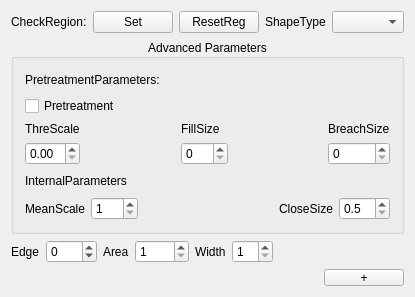
<?xml version="1.0" encoding="UTF-8"?>
<ui version="4.0">
 <class>CDlgSSideFReg</class>
 <widget class="CItemDlg" name="CDlgSSideFReg">
  <property name="geometry">
   <rect>
    <x>0</x>
    <y>0</y>
    <width>395</width>
    <height>288</height>
   </rect>
  </property>
  <property name="windowTitle">
   <string>Body Mouth Region Dialog</string>
  </property>
  <layout class="QVBoxLayout" name="verticalLayout">
   <item>
    <layout class="QHBoxLayout" name="horizontalLayout">
     <item>
      <widget class="QLabel" name="label_5">
       <property name="text">
        <string>CheckRegion:</string>
       </property>
      </widget>
     </item>
     <item>
      <widget class="QPushButton" name="btnDrawReg">
       <property name="text">
        <string>Set</string>
       </property>
      </widget>
     </item>
     <item>
      <widget class="QPushButton" name="btnResetReg">
       <property name="text">
        <string>ResetReg</string>
       </property>
      </widget>
     </item>
     <item>
      <widget class="QLabel" name="label_6">
       <property name="text">
        <string>ShapeType</string>
       </property>
      </widget>
     </item>
     <item>
      <widget class="QComboBox" name="comboShapeType"/>
     </item>
     <item>
      <spacer name="horizontalSpacer">
       <property name="orientation">
        <enum>Qt::Horizontal</enum>
       </property>
       <property name="sizeHint" stdset="0">
        <size>
         <width>40</width>
         <height>20</height>
        </size>
       </property>
      </spacer>
     </item>
    </layout>
   </item>
   <item>
    <widget class="QGroupBox" name="groupAdvPara">
     <property name="title">
      <string>Advanced Parameters</string>
     </property>
     <property name="alignment">
      <set>Qt::AlignCenter</set>
     </property>
     <layout class="QGridLayout" name="gridLayout_3">
      <item row="0" column="0">
       <layout class="QHBoxLayout" name="horizontalLayout_3">
        <item>
         <widget class="QLabel" name="label_7">
          <property name="text">
           <string>PretreatmentParameters:</string>
          </property>
         </widget>
        </item>
        <item>
         <spacer name="horizontalSpacer_10">
          <property name="orientation">
           <enum>Qt::Horizontal</enum>
          </property>
          <property name="sizeHint" stdset="0">
           <size>
            <width>205</width>
            <height>20</height>
           </size>
          </property>
         </spacer>
        </item>
       </layout>
      </item>
      <item row="1" column="0">
       <layout class="QHBoxLayout" name="horizontalLayout_4">
        <item>
         <widget class="QCheckBox" name="checkGenRoi">
          <property name="text">
           <string>Pretreatment</string>
          </property>
         </widget>
        </item>
        <item>
         <spacer name="horizontalSpacer_14">
          <property name="orientation">
           <enum>Qt::Horizontal</enum>
          </property>
          <property name="sizeHint" stdset="0">
           <size>
            <width>40</width>
            <height>20</height>
           </size>
          </property>
         </spacer>
        </item>
       </layout>
      </item>
      <item row="2" column="0">
       <layout class="QHBoxLayout" name="horizontalLayout_6">
        <item>
         <layout class="QVBoxLayout" name="verticalLayout_9">
          <item>
           <widget class="QLabel" name="label_4">
            <property name="text">
             <string>ThreScale</string>
            </property>
           </widget>
          </item>
          <item>
           <widget class="QDoubleSpinBox" name="spinRoiRatio">
            <property name="contextMenuPolicy">
             <enum>Qt::NoContextMenu</enum>
            </property>
            <property name="maximum">
             <double>1.000000000000000</double>
            </property>
            <property name="singleStep">
             <double>0.010000000000000</double>
            </property>
           </widget>
          </item>
         </layout>
        </item>
        <item>
         <spacer name="horizontalSpacer_8">
          <property name="orientation">
           <enum>Qt::Horizontal</enum>
          </property>
          <property name="sizeHint" stdset="0">
           <size>
            <width>55</width>
            <height>20</height>
           </size>
          </property>
         </spacer>
        </item>
        <item>
         <layout class="QVBoxLayout" name="verticalLayout_10">
          <item>
           <widget class="QLabel" name="label_15">
            <property name="text">
             <string>FillSize</string>
            </property>
           </widget>
          </item>
          <item>
           <widget class="QSpinBox" name="spinClosingWH">
            <property name="contextMenuPolicy">
             <enum>Qt::NoContextMenu</enum>
            </property>
            <property name="maximum">
             <number>999</number>
            </property>
           </widget>
          </item>
         </layout>
        </item>
        <item>
         <spacer name="horizontalSpacer_9">
          <property name="orientation">
           <enum>Qt::Horizontal</enum>
          </property>
          <property name="sizeHint" stdset="0">
           <size>
            <width>55</width>
            <height>20</height>
           </size>
          </property>
         </spacer>
        </item>
        <item>
         <layout class="QVBoxLayout" name="verticalLayout_11">
          <item>
           <widget class="QLabel" name="label_16">
            <property name="text">
             <string>BreachSize</string>
            </property>
           </widget>
          </item>
          <item>
           <widget class="QSpinBox" name="spinGapWH">
            <property name="contextMenuPolicy">
             <enum>Qt::NoContextMenu</enum>
            </property>
            <property name="maximum">
             <number>999</number>
            </property>
           </widget>
          </item>
         </layout>
        </item>
       </layout>
      </item>
      <item row="3" column="0">
       <layout class="QHBoxLayout" name="horizontalLayout_7">
        <item>
         <widget class="QLabel" name="label_8">
          <property name="text">
           <string>InternalParameters</string>
          </property>
         </widget>
        </item>
        <item>
         <spacer name="horizontalSpacer_15">
          <property name="orientation">
           <enum>Qt::Horizontal</enum>
          </property>
          <property name="sizeHint" stdset="0">
           <size>
            <width>40</width>
            <height>20</height>
           </size>
          </property>
         </spacer>
        </item>
       </layout>
      </item>
      <item row="4" column="0">
       <layout class="QHBoxLayout" name="horizontalLayout_8">
        <item>
         <widget class="QLabel" name="label_17">
          <property name="text">
           <string>MeanScale</string>
          </property>
         </widget>
        </item>
        <item>
         <widget class="QSpinBox" name="spinMaskSize">
          <property name="contextMenuPolicy">
           <enum>Qt::NoContextMenu</enum>
          </property>
          <property name="minimum">
           <number>1</number>
          </property>
          <property name="maximum">
           <number>501</number>
          </property>
         </widget>
        </item>
        <item>
         <spacer name="horizontalSpacer_11">
          <property name="orientation">
           <enum>Qt::Horizontal</enum>
          </property>
          <property name="sizeHint" stdset="0">
           <size>
            <width>40</width>
            <height>20</height>
           </size>
          </property>
         </spacer>
        </item>
        <item>
         <widget class="QLabel" name="label_18">
          <property name="text">
           <string>CloseSize</string>
          </property>
         </widget>
        </item>
        <item>
         <widget class="QDoubleSpinBox" name="spinClosingSize">
          <property name="contextMenuPolicy">
           <enum>Qt::NoContextMenu</enum>
          </property>
          <property name="decimals">
           <number>1</number>
          </property>
          <property name="minimum">
           <double>0.500000000000000</double>
          </property>
          <property name="maximum">
           <double>35.000000000000000</double>
          </property>
          <property name="singleStep">
           <double>0.500000000000000</double>
          </property>
         </widget>
        </item>
       </layout>
      </item>
     </layout>
    </widget>
   </item>
   <item>
    <layout class="QHBoxLayout" name="horizontalLayout_2">
     <item>
      <widget class="QLabel" name="label">
       <property name="text">
        <string>Edge</string>
       </property>
      </widget>
     </item>
     <item>
      <widget class="QSpinBox" name="spinEdge">
       <property name="contextMenuPolicy">
        <enum>Qt::NoContextMenu</enum>
       </property>
       <property name="minimum">
        <number>-255</number>
       </property>
       <property name="maximum">
        <number>255</number>
       </property>
       <property name="value">
        <number>0</number>
       </property>
      </widget>
     </item>
     <item>
      <widget class="QLabel" name="label_2">
       <property name="text">
        <string>Area</string>
       </property>
      </widget>
     </item>
     <item>
      <widget class="QSpinBox" name="spinArea">
       <property name="contextMenuPolicy">
        <enum>Qt::NoContextMenu</enum>
       </property>
       <property name="minimum">
        <number>1</number>
       </property>
       <property name="maximum">
        <number>9999</number>
       </property>
       <property name="value">
        <number>1</number>
       </property>
      </widget>
     </item>
     <item>
      <widget class="QLabel" name="label_3">
       <property name="text">
        <string>Width</string>
       </property>
      </widget>
     </item>
     <item>
      <widget class="QSpinBox" name="spinWidth">
       <property name="contextMenuPolicy">
        <enum>Qt::NoContextMenu</enum>
       </property>
       <property name="minimum">
        <number>1</number>
       </property>
       <property name="maximum">
        <number>99</number>
       </property>
       <property name="value">
        <number>1</number>
       </property>
      </widget>
     </item>
     <item>
      <spacer name="horizontalSpacer_2">
       <property name="orientation">
        <enum>Qt::Horizontal</enum>
       </property>
       <property name="sizeHint" stdset="0">
        <size>
         <width>40</width>
         <height>20</height>
        </size>
       </property>
      </spacer>
     </item>
    </layout>
   </item>
   <item>
    <layout class="QHBoxLayout" name="horizontalLayout_5">
     <item>
      <spacer name="horizontalSpacer_12">
       <property name="orientation">
        <enum>Qt::Horizontal</enum>
       </property>
       <property name="sizeHint" stdset="0">
        <size>
         <width>254</width>
         <height>17</height>
        </size>
       </property>
      </spacer>
     </item>
     <item>
      <widget class="QPushButton" name="btnExpand">
       <property name="sizePolicy">
        <sizepolicy hsizetype="Fixed" vsizetype="Fixed">
         <horstretch>0</horstretch>
         <verstretch>0</verstretch>
        </sizepolicy>
       </property>
       <property name="minimumSize">
        <size>
         <width>5</width>
         <height>5</height>
        </size>
       </property>
       <property name="text">
        <string>+</string>
       </property>
      </widget>
     </item>
    </layout>
   </item>
  </layout>
 </widget>
 <layoutdefault spacing="6" margin="11"/>
 <customwidgets>
  <customwidget>
   <class>CItemDlg</class>
   <extends>QWidget</extends>
   <header>citemdlg.h</header>
   <container>1</container>
  </customwidget>
 </customwidgets>
 <resources/>
 <connections/>
 <slots>
  <slot>accept()</slot>
  <slot>reject()</slot>
 </slots>
</ui>
